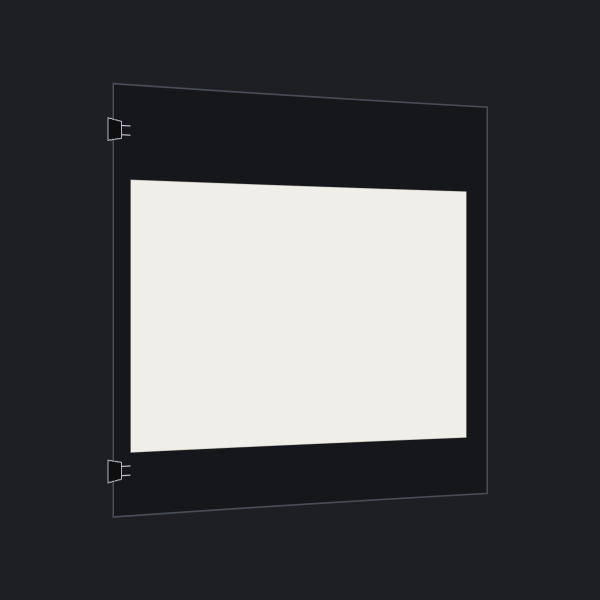
#> input picture research/R0-1/tests/fixtures/bed_scene_oblique_dim.png, 1200 x 1200 px (shown at 1/2 size)
$ python -i calibrator.py   (imports and definitions only)
#> lines starting #> are read from the running program, lines starting #| are printed output that depends on the picture; after the words box and inside, x2 and y2 are one past the last pixel; in counts of white or black regions, pixels touching at a corner belong together
#> further down, picture is the input picture: shape (1200, 1200, 3); mean B, G, R 81.8, 79.7, 78.9
### src/penpress/core/primitives.py
"""Core geometric and document primitives for PenPress.

Immutable, typed structures for millimetre-coordinate strokes, paths, and pages
with affine transforms, bounding boxes, Ramer-Douglas-Peucker simplification,
arc-length resampling, and versioned JSON serialization.
"""

from __future__ import annotations

import math
from collections.abc import Sequence
from dataclasses import dataclass
from typing import Any

CURRENT_SCHEMA_VERSION = 1


class CoreGeometryError(ValueError):
    """Raised when geometric constraints are violated (e.g. NaN/inf coordinates or empty sequences)."""


@dataclass(frozen=True, slots=True)
class Point:
    """A 2D point on a page or bed measured in millimetres.

    Attributes:
        x: X-coordinate in mm.
        y: Y-coordinate in mm.
        pressure: Optional normalized contact pressure [0.0, 1.0].
        time_offset: Optional timestamp offset in seconds from stroke start.
    """

    x: float
    y: float
    pressure: float | None = None
    time_offset: float | None = None

    def __post_init__(self) -> None:
        if not math.isfinite(self.x) or not math.isfinite(self.y):
            raise CoreGeometryError(f"Point coordinates must be finite numbers, got x={self.x}, y={self.y}")
        if self.pressure is not None and (
            not math.isfinite(self.pressure) or not (0.0 <= self.pressure <= 1.0)
        ):
            raise CoreGeometryError(f"Pressure must be finite in range [0.0, 1.0], got {self.pressure}")
        if self.time_offset is not None and (not math.isfinite(self.time_offset) or self.time_offset < 0.0):
            raise CoreGeometryError(f"time_offset must be finite and non-negative, got {self.time_offset}")

    def distance_to(self, other: Point) -> float:
        """Euclidean distance in mm between two points."""
        return math.hypot(self.x - other.x, self.y - other.y)

    # [21 lines left out: functions to_dict, from_dict, not called in this run]


@dataclass(frozen=True, slots=True)
class BoundingBox:
    """Axis-aligned bounding box in millimetres.

    Attributes:
        min_x: Minimum X in mm.
        min_y: Minimum Y in mm.
        max_x: Maximum X in mm.
        max_y: Maximum Y in mm.
    """

    min_x: float
    min_y: float
    max_x: float
    max_y: float

    # [46 lines left out: functions __post_init__, width, height, contains_point, to_dict, from_dict, not called in this run]


@dataclass(frozen=True, slots=True)
class Transform2D:
    """2D Affine transformation representing [x', y', 1]^T = M * [x, y, 1]^T.

    Matrix layout:
      [ a  c  tx ]
      [ b  d  ty ]
      [ 0  0  1  ]
    """

    a: float = 1.0
    b: float = 0.0
    c: float = 0.0
    d: float = 1.0
    tx: float = 0.0
    ty: float = 0.0

    # [26 lines left out: functions __post_init__, identity, translation, scale, rotation, not called in this run]

    def determinant(self) -> float:
        """Determinant of the linear component (a * d - b * c)."""
        return self.a * self.d - self.b * self.c

    # [173 lines left out: functions compose, inverse, apply, to_dict, from_dict, _perpendicular_distance and 2 more, not called in this run]


@dataclass(frozen=True, slots=True)
class Stroke:
    """A continuous pen-down motion composed of an ordered sequence of points in mm.

    Attributes:
        points: Tuple of Points (must contain at least 2 points for a valid stroke).
    """

    points: tuple[Point, ...]

    # [25 lines left out: functions __init__, bounds, length_mm, not called in this run]

    def transform(self, t: Transform2D) -> Stroke:
        """Return a new Stroke with transform t applied to all points."""
        return Stroke([t.apply(p) for p in self.points])

    # [6 lines left out: function simplify, not called in this run]

    def resample(self, step_mm: float) -> Stroke:
        """Resample stroke at roughly uniform step_mm intervals."""
        return Stroke(resample_points(self.points, step_mm))

    # [16 lines left out: functions to_dict, from_dict, not called in this run]


@dataclass(frozen=True, slots=True)
class Path:
    """A collection of strokes forming a glyph, symbol, drawing element, or word.

    Attributes:
        strokes: Tuple of Strokes.
        label: Optional semantic label (e.g. character, equation node ID).
    """

    strokes: tuple[Stroke, ...]
    label: str | None = None

    # [19 lines left out: functions __init__, bounds, total_length_mm, not called in this run]

    def transform(self, t: Transform2D) -> Path:
        """Return a new Path with transform t applied to all strokes."""
        return Path([s.transform(t) for s in self.strokes], label=self.label)

    def simplify(self, epsilon: float) -> Path:
        """Simplify all strokes in the path using RDP."""
        return Path([s.simplify(epsilon) for s in self.strokes], label=self.label)

    # [22 lines left out: functions to_dict, from_dict, not called in this run]


@dataclass(frozen=True, slots=True)
class Page:
    """A printable document page with defined physical dimensions and paths in mm.

    Attributes:
        width_mm: Physical width of paper in mm (e.g. 148.0 for A5, 210.0 for A4).
        height_mm: Physical height of paper in mm (e.g. 210.0 for A5, 297.0 for A4).
        paths: Tuple of Paths on this page.
        schema_version: Version of the serialization schema.
    """

    width_mm: float
    height_mm: float
    paths: tuple[Path, ...]
    schema_version: int = CURRENT_SCHEMA_VERSION

    # [83 lines left out: functions __init__, bounds, total_length_mm, transform, to_dict, from_dict, not called in this run]

### src/penpress/vision/calibrator.py
"""Automated vision calibration engine for Ender 3 Pro pen plotter.

Detects paper corners, computes homography, extracts binder clips with expanded safety buffers,
and provides confidence gating with graceful diagnostic fallbacks.
"""

from __future__ import annotations

from dataclasses import dataclass, field

import cv2
import numpy as np

from penpress.core.primitives import Point
from penpress.vision.bed_model import PaperBedPlacement


@dataclass(frozen=True, slots=True)
class VisionCalibrationResult:
    """Result of camera calibration pass."""

    valid: bool
    confidence: float
    failure_reason: str | None = None
    placement: PaperBedPlacement | None = None
    paper_corners_px: tuple[tuple[float, float], ...] = field(default_factory=tuple)
    clip_polygons_px: tuple[tuple[tuple[float, float], ...], ...] = field(default_factory=tuple)
    clip_polygons_bed_mm: tuple[tuple[Point, ...], ...] = field(default_factory=tuple)
    homography_matrix: tuple[tuple[float, ...], ...] = field(default_factory=tuple)


def order_quad_points(pts: np.ndarray) -> np.ndarray:
    """Order points in clockwise order starting from Top-Left: [TL, TR, BR, BL]."""
    pts = pts.reshape((4, 2))
    rect = np.zeros((4, 2), dtype=np.float32)

    s = pts.sum(axis=1)
    rect[0] = pts[np.argmin(s)]  # Top-left (smallest sum)
    rect[2] = pts[np.argmax(s)]  # Bottom-right (largest sum)

    diff = np.diff(pts, axis=1)
    rect[1] = pts[np.argmin(diff)]  # Top-right (smallest diff)
    rect[3] = pts[np.argmax(diff)]  # Bottom-left (largest diff)

    return rect


def detect_paper_quadrilateral(
    image: np.ndarray,
    min_area_ratio: float = 0.08,
    max_area_ratio: float = 0.85,
) -> tuple[np.ndarray | None, float, str | None]:
    """Detect paper quadrilateral with lighting guards and subpixel refinement."""
#> called with min_area_ratio = 0.08, max_area_ratio = 0.85
    h, w = image.shape[:2]
    total_area = float(w * h)

    gray = cv2.cvtColor(image, cv2.COLOR_BGR2GRAY) if len(image.shape) == 3 else image

    # Lighting and washed-out checks
    mean_brightness = float(np.mean(gray))
#> mean_brightness = 79.7
    if mean_brightness < 20:
        return None, 0.0, "FRAME_TOO_DARK"
    if mean_brightness > 245:
        return None, 0.0, "FRAME_WASHED_OUT"

    # Glare patch detection
    sat_mask = (gray >= 252).astype(np.uint8)
#> sat_mask: shape (1200, 1200); every value is 0
    sat_contours, _ = cv2.findContours(sat_mask, cv2.RETR_EXTERNAL, cv2.CHAIN_APPROX_SIMPLE)
#> sat_contours = []
    for sc in sat_contours:
        if cv2.contourArea(sc) > 15000:
            return None, 0.0, "SEVERE_GLARE_OCCLUSION"
#> this loop made 0 passes

    blurred = cv2.GaussianBlur(gray, (5, 5), 0)
    thresh = cv2.adaptiveThreshold(blurred, 255, cv2.ADAPTIVE_THRESH_GAUSSIAN_C, cv2.THRESH_BINARY, 25, 4)
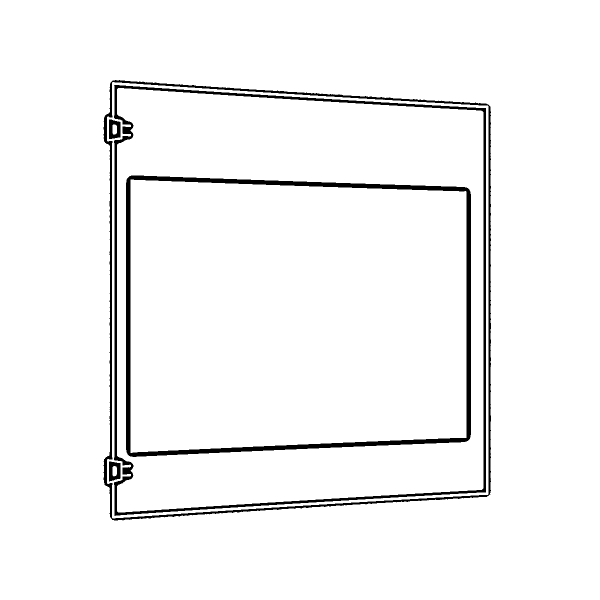
#> thresh: shape (1200, 1200) (shown at 1/2 size); 96.3% white; 5 black regions, box (x1, y1, x2, y2) and area: (252, 351, 942, 914) 21386, (228, 170, 972, 1032) 16837, (207, 160, 982, 1041) 13785, (218, 239, 241, 278) 644, (218, 923, 241, 963) 644
    kernel = cv2.getStructuringElement(cv2.MORPH_RECT, (5, 5))
    closed = cv2.morphologyEx(thresh, cv2.MORPH_CLOSE, kernel)
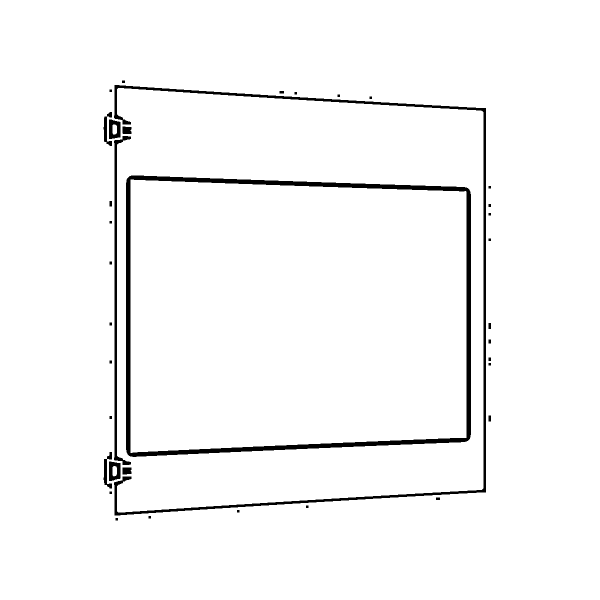
#> closed: shape (1200, 1200) (shown at 1/2 size); 97.1% white; 36 black regions, largest, box (x1, y1, x2, y2) and area: (252, 351, 942, 914) 21386, (228, 170, 972, 1031) 12504, (228, 272, 262, 930) 3629

    contours, _ = cv2.findContours(closed, cv2.RETR_EXTERNAL, cv2.CHAIN_APPROX_SIMPLE)
#> contours = [[[0, 0], [0, 1199], [1199, 1199], [1199, 0]]]
    if not contours:
        return None, 0.0, "NO_CONTOURS_DETECTED"

    _, otsu = cv2.threshold(blurred, 0, 255, cv2.THRESH_BINARY + cv2.THRESH_OTSU)
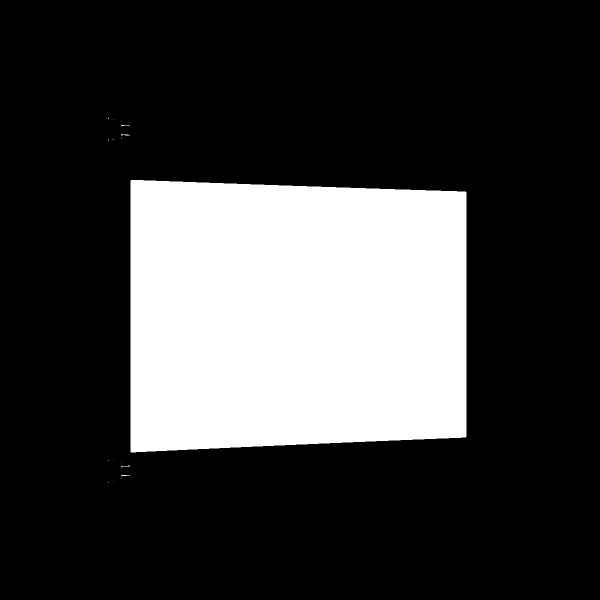
#> otsu: shape (1200, 1200) (shown at 1/2 size); 24.2% white; 17 white regions (12 under 20 px)
    otsu_contours, _ = cv2.findContours(otsu, cv2.RETR_EXTERNAL, cv2.CHAIN_APPROX_SIMPLE)
#> otsu_contours = 17 contours, 16 with area under 20; largest, box (x1, y1, x2, y2) and area: (261, 360, 933, 905) 346794

    all_contours = list(contours) + list(otsu_contours)
#> all_contours = 18 contours, 16 with area under 20; largest, box (x1, y1, x2, y2) and area: (0, 0, 1200, 1200) 1437601, (261, 360, 933, 905) 346794
    all_contours.sort(key=cv2.contourArea, reverse=True)

    best_quad = None
    best_conf = 0.0
    best_reason: str | None = "PAPER_NOT_FOUND"

    for cnt in all_contours[:5]:
        area = cv2.contourArea(cnt)
        ratio = area / total_area
        if ratio < min_area_ratio or ratio > max_area_ratio:
            continue

        peri = cv2.arcLength(cnt, True)
        approx = cv2.approxPolyDP(cnt, 0.025 * peri, True)

        if len(approx) == 4:
            pts = approx.reshape((4, 2)).astype(np.float32)
            ordered = order_quad_points(pts)

            v0 = ordered[1] - ordered[0]
            v1 = ordered[2] - ordered[1]
            v2 = ordered[3] - ordered[2]
            v3 = ordered[0] - ordered[3]

            len0 = np.linalg.norm(v0)
            len1 = np.linalg.norm(v1)
            len2 = np.linalg.norm(v2)
            len3 = np.linalg.norm(v3)

            aspect1 = max(len0, len1) / max(1.0, min(len0, len1))
            aspect2 = max(len2, len3) / max(1.0, min(len2, len3))

            opp_ratio1 = abs(len0 - len2) / max(len0, len2)
            opp_ratio2 = abs(len1 - len3) / max(len1, len3)

            if opp_ratio1 > 0.4 or opp_ratio2 > 0.4:
                best_reason = "SEVERE_TRAPEZOIDAL_DISTORTION"
                continue

            margin = 5
            touches_border = any(
                pt[0] <= margin or pt[0] >= w - margin or pt[1] <= margin or pt[1] >= h - margin
                for pt in ordered
            )
            if touches_border:
                best_reason = "PAPER_OUT_OF_FRAME"
                continue

            aspect_err = abs((aspect1 + aspect2) / 2.0 - 1.414)
            aspect_score = max(0.0, 1.0 - aspect_err / 0.5)
            parallel_score = max(0.0, 1.0 - (opp_ratio1 + opp_ratio2))

            mask = np.zeros(gray.shape, dtype=np.uint8)
            cv2.fillPoly(mask, [ordered.astype(np.int32)], 255)
            inside_mean = float(cv2.mean(gray, mask=mask)[0])
            outside_mean = float(cv2.mean(gray, mask=cv2.bitwise_not(mask))[0])
            contrast = (inside_mean - outside_mean) / max(1.0, inside_mean + outside_mean)
            contrast_score = max(0.0, min(1.0, contrast * 2.5))

            conf = 0.4 * aspect_score + 0.3 * parallel_score + 0.3 * contrast_score
            if conf > best_conf:
                best_conf = conf
                best_quad = ordered
                best_reason = None
#> this loop made 5 passes
#> (area, ratio, peri, s in order_quad_points, diff in order_quad_points, v0) on pass 2: (346794.5, 0.241, 2396.6, [622, 1166, 1805, 1314], [100, 642, -59, -548], [670, 22])
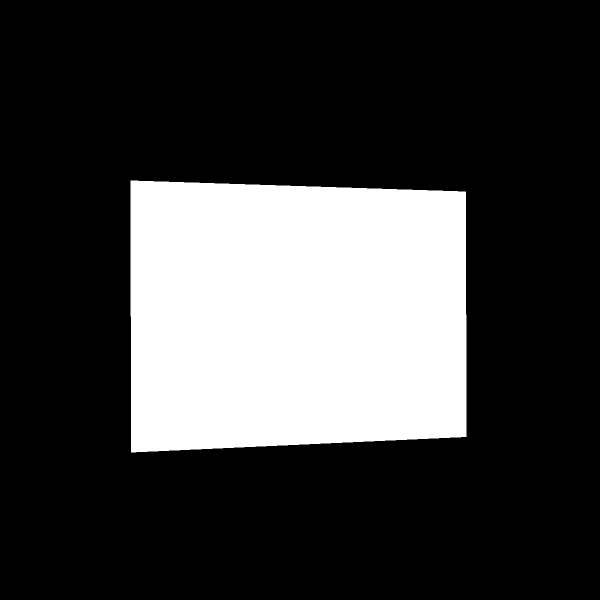
#> mask: shape (1200, 1200) (shown at 1/2 size); 24.1% white; 1 white region, box (x1, y1, x2, y2) and area: (261, 361, 933, 905) 347247
#> after the loop, best_conf = 0.881

    if best_quad is not None and best_conf >= 0.65:
        # Refine corners with subpixel accuracy
        criteria = (cv2.TERM_CRITERIA_EPS + cv2.TERM_CRITERIA_MAX_ITER, 30, 0.01)
#> criteria = (3, 30, 0.01)
#> (the rest of the program and of its run is left out)
